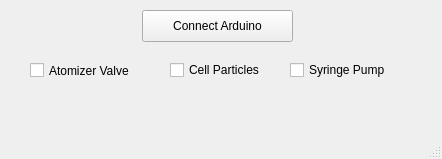
<?xml version="1.0" encoding="UTF-8"?>
<ui version="4.0">
 <class>MainWindow</class>
 <widget class="QMainWindow" name="MainWindow">
  <property name="geometry">
   <rect>
    <x>0</x>
    <y>0</y>
    <width>442</width>
    <height>159</height>
   </rect>
  </property>
  <property name="windowTitle">
   <string>MainWindow</string>
  </property>
  <widget class="QWidget" name="centralwidget">
   <widget class="QCheckBox" name="atomizerCheck">
    <property name="geometry">
     <rect>
      <x>30</x>
      <y>50</y>
      <width>121</width>
      <height>41</height>
     </rect>
    </property>
    <property name="text">
     <string>Atomizer Valve</string>
    </property>
   </widget>
   <widget class="QCheckBox" name="cellParticlesCheck">
    <property name="geometry">
     <rect>
      <x>170</x>
      <y>60</y>
      <width>111</width>
      <height>20</height>
     </rect>
    </property>
    <property name="text">
     <string>Cell Particles</string>
    </property>
   </widget>
   <widget class="QCheckBox" name="syringePumpCheck">
    <property name="geometry">
     <rect>
      <x>290</x>
      <y>60</y>
      <width>111</width>
      <height>20</height>
     </rect>
    </property>
    <property name="text">
     <string>Syringe Pump</string>
    </property>
   </widget>
   <widget class="QPushButton" name="connectArdpushButton">
    <property name="geometry">
     <rect>
      <x>142</x>
      <y>10</y>
      <width>151</width>
      <height>32</height>
     </rect>
    </property>
    <property name="text">
     <string>Connect Arduino</string>
    </property>
   </widget>
  </widget>
  <widget class="QMenuBar" name="menubar">
   <property name="geometry">
    <rect>
     <x>0</x>
     <y>0</y>
     <width>442</width>
     <height>22</height>
    </rect>
   </property>
  </widget>
  <widget class="QStatusBar" name="statusbar"/>
 </widget>
 <resources/>
 <connections/>
</ui>
